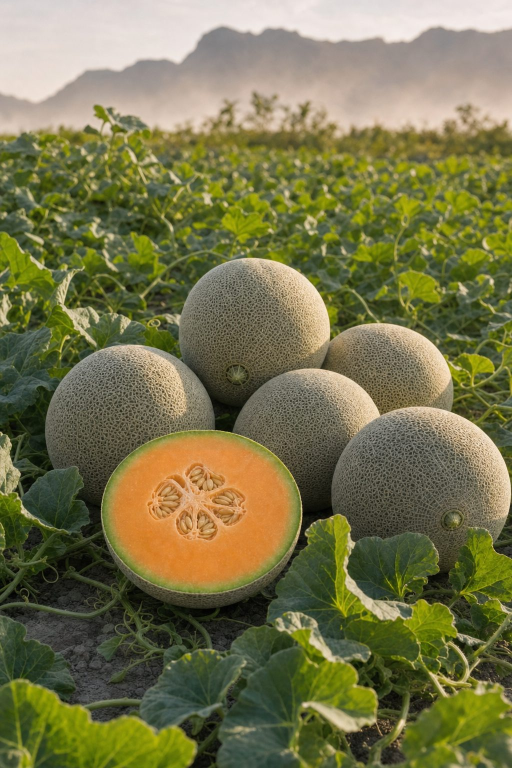
#> input picture melon.jpg, 1024 x 1536 px (shown at 1/2 size)
$ python images.py melon.jpg '#' one file
#> lines starting #> are read from the running program, lines starting #| are printed output that depends on the picture
"""Generate responsive image variants for the site.

Reads the full-size originals at the repo root (or a path passed on the command line)
and writes width variants to /img as webp + jpg. Run from the repo root:

    python tools/images.py            # all products + hero
    python tools/images.py melon.jpg  # one file

Sources with transparent PNG originals live outside the repo (see IMAGES.md).
"""
import sys, os
from PIL import Image, ImageOps

ROOT = os.path.dirname(os.path.dirname(os.path.abspath(__file__)))
OUT = os.path.join(ROOT, "img")

# name -> (widths, square thumb widths)
PLAN = {
    "rancho":         ([768, 1280, 1920], []),
    "melon-flores":   ([768, 1280], []),
    "melon":          ([480, 960, 1440], [112, 224]),
    "chiltepin":      ([480, 960, 1440], [112, 224]),
    "jalapeno":       ([480, 960, 1440], [112, 224]),
    "chipotle":       ([480, 960, 1440], [112, 224]),
    "chiltepin-100g": ([480, 960], []),
    "chiltepin-1kg":  ([480, 960], []),
    "chiltepin-10kg": ([480, 960], []),
    "jalapeno-17kg":  ([480, 960], []),
    "jalapeno-30kg":  ([480, 960], []),
    "chipotle-30kg":  ([480, 960], []),
    "melon-granel":   ([480, 960], []),
}
OG = {"og-home": "melon", "og-melon": "melon", "og-chiltepin": "chiltepin",
      "og-jalapeno": "jalapeno", "og-chipotle": "chipotle"}   # 1200x630 crops for link previews

WEBP_Q, JPG_Q = 78, 82


def save(im, path_base):
    im.save(path_base + ".webp", "WEBP", quality=WEBP_Q, method=6)
    im.save(path_base + ".jpg", "JPEG", quality=JPG_Q, optimize=True, progressive=True)


def variants(name):
#> called with name = 'melon'
    src = os.path.join(ROOT, name + ".jpg")
    if not os.path.exists(src):
        print("skip (no source):", name); return
    im = ImageOps.exif_transpose(Image.open(src)).convert("RGB")
#> im is the input picture: PIL image 1024x1536 RGB; mean R, G, B 119.1, 116.2, 75.4
    widths, thumbs = PLAN[name]
    for w in widths:
        if w >= im.width: continue
        h = round(im.height * w / im.width)
        save(im.resize((w, h), Image.LANCZOS), os.path.join(OUT, f"{name}-{w}"))
#> this loop made 3 passes
#> pass 1, in save, `im.save(path_base + ".webp", "WEBP", quality=WEBP_Q, method=6)`:
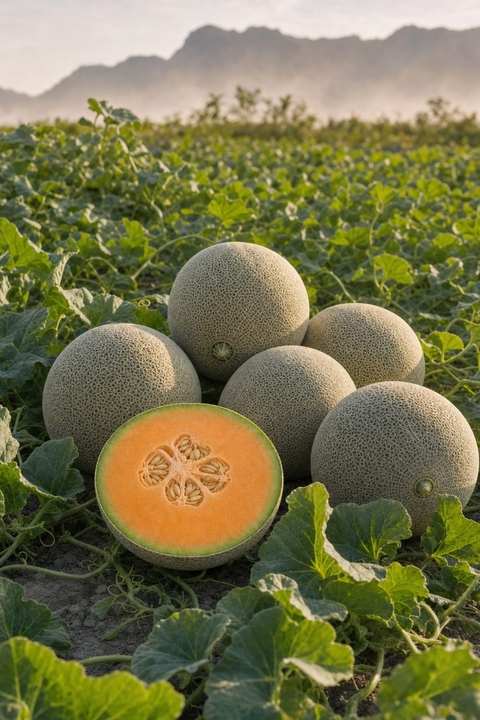
#> saved as melon-480.webp: PIL image 480x720 RGB; mean R, G, B 119.1, 116.2, 75.4
    for t in thumbs:
        save(ImageOps.fit(im, (t, t), Image.LANCZOS, centering=(0.5, 0.45)), os.path.join(OUT, f"{name}-{t}"))
#> this loop made 2 passes
#> pass 1, in save (call 3), `im.save(path_base + ".webp", "WEBP", quality=WEBP_Q, method=6)`:
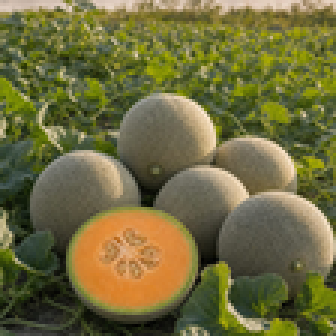
#> saved as melon-112.webp: PIL image 112x112 RGB (shown 3 times larger); mean R, G, B 111.5, 107.1, 61.5
#> pass 2, in save (call 4), `im.save(path_base + ".webp", "WEBP", quality=WEBP_Q, method=6)`:
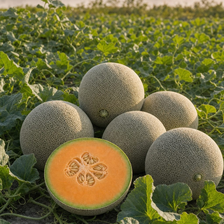
#> saved as melon-224.webp: PIL image 224x224 RGB; mean R, G, B 111.5, 107.1, 61.4
    print("ok:", name, widths, thumbs)


def og(name, source):
#> called with name = 'og-home', source = 'melon'
    src = os.path.join(ROOT, source + ".jpg")
    if not os.path.exists(src):
        print("skip (no source):", source); return
    im = ImageOps.exif_transpose(Image.open(src)).convert("RGB")
    ImageOps.fit(im, (1200, 630), Image.LANCZOS, centering=(0.5, 0.55)).save(
        os.path.join(OUT, name + ".jpg"), "JPEG", quality=80, optimize=True, progressive=True)
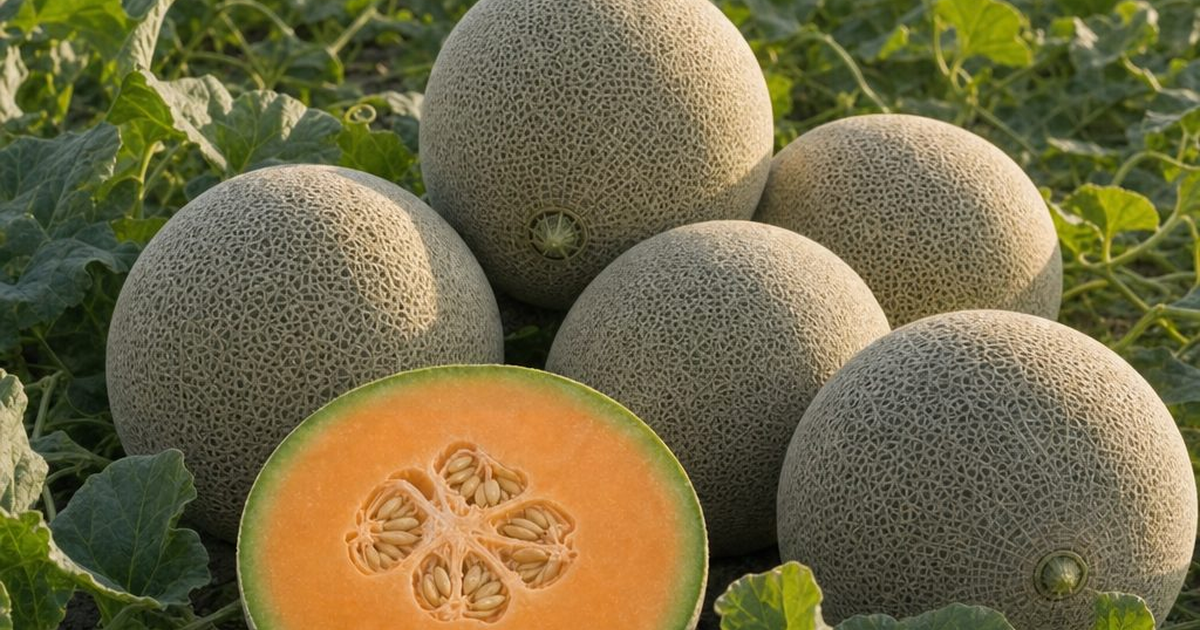
#> saved as og-home.jpg: PIL image 1200x630 RGB; mean R, G, B 115.9, 107, 70.3
    print("ok:", name)


if __name__ == "__main__":
    os.makedirs(OUT, exist_ok=True)
    args = [a.replace(".jpg", "") for a in sys.argv[1:]]
    for n in (args or list(PLAN)):
        variants(n)
    for n, s in OG.items():
        if not args or s in args:
            og(n, s)
